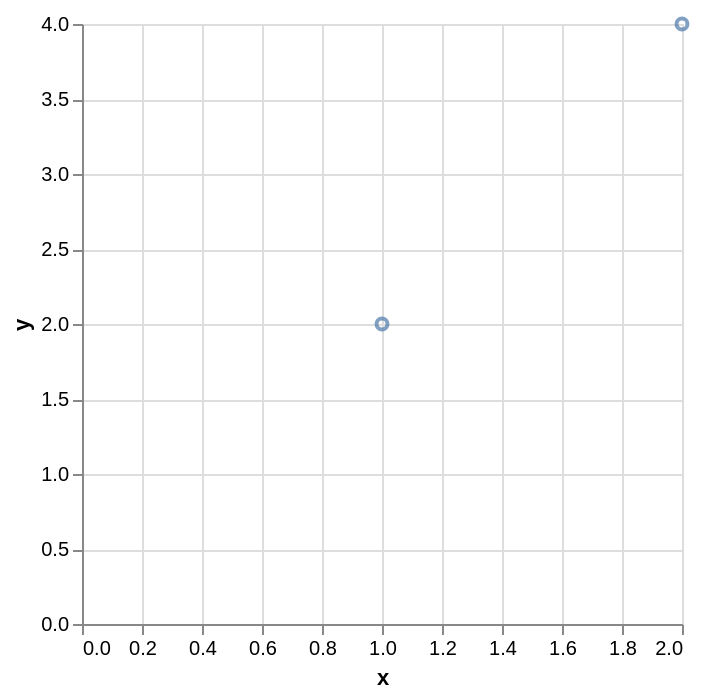

Write a Vega-Lite specification for this figure.
### Vega-Lite specification from a JSON file in a GitHub repository (floating-point values rounded to 4 significant figures)
{"$schema": "https://vega.github.io/schema/vega-lite/v5.json", "data": {"values": [{"x": 1, "y": 2}, {"x": 2, "y": 4}]}, "mark": "point", "encoding": {"x": {"field": "x", "type": "quantitative"}, "y": {"field": "y", "type": "quantitative"}}}
